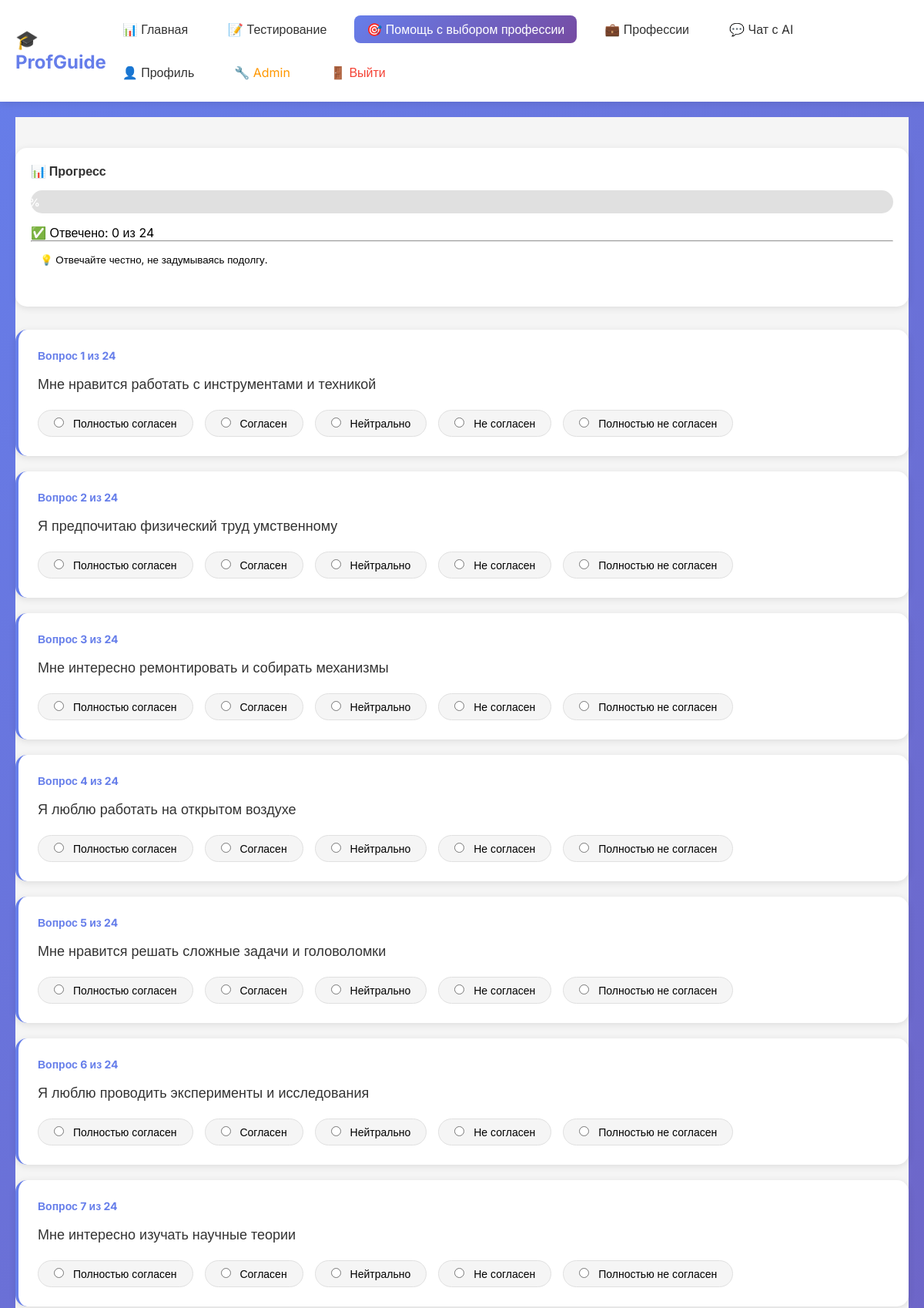
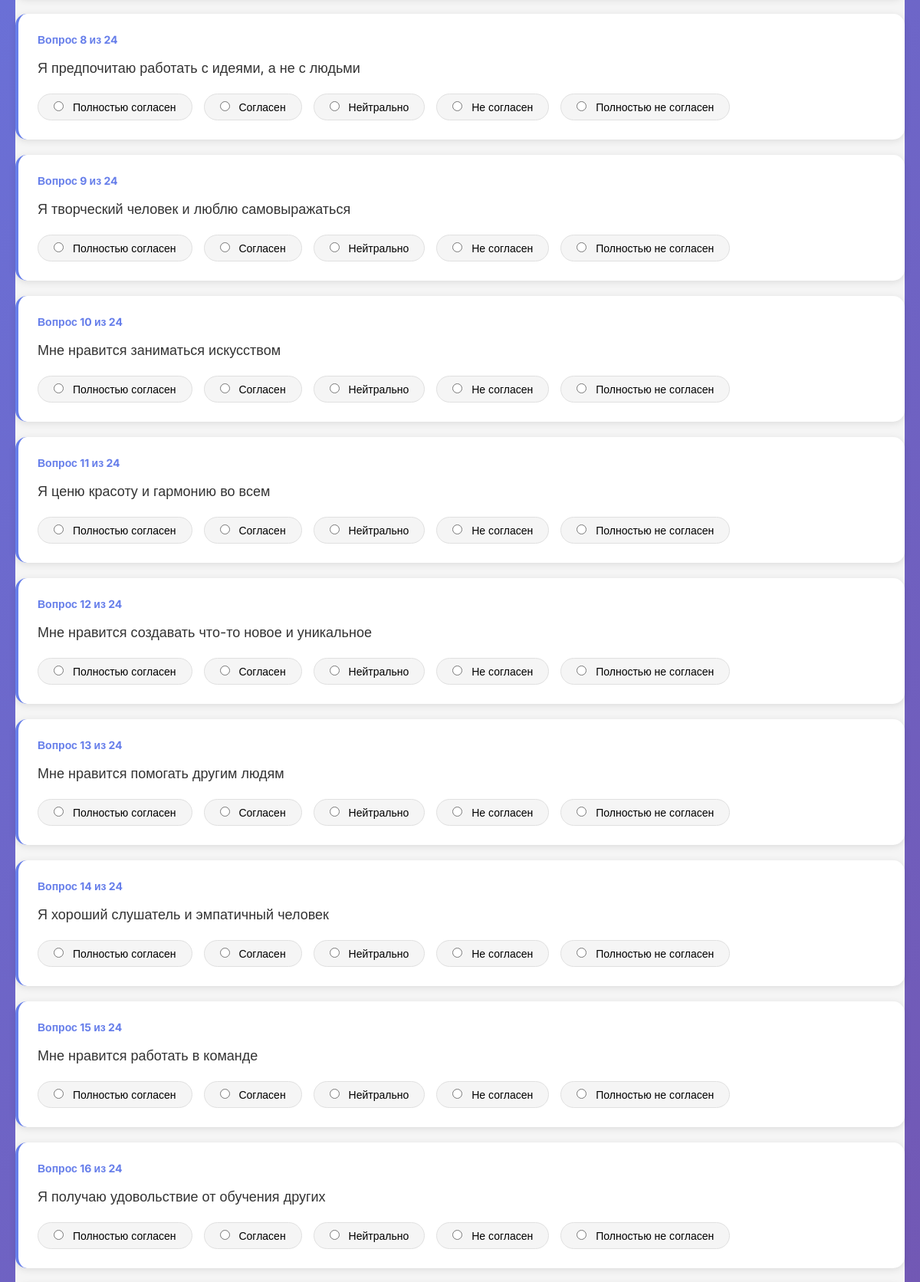
Screenshot of /holland/take/ (signed in, upper part) with the database file from the repository (2 pictures, top to bottom).
### holland_test/models.py (models this page shows, shortened)
class HollandQuestion(models.Model):
    TYPE_CHOICES = [
        ('R', 'Реалистичный'),
        ('I', 'Интеллектуальный'),
        ('A', 'Артистичный'),
        ('S', 'Социальный'),
        ('E', 'Предприимчивый'),
        ('C', 'Конвенциональный'),
    ]
    text = models.CharField(max_length=500)
    order = models.IntegerField(unique=True)
    personality_type = models.CharField(max_length=1, choices=TYPE_CHOICES)
    class Meta:
        ordering = ['order']

### holland_test/views.py (the view)
# urls.py: path('take/', views.holland_test_take, name='take'),     # /holland/take/
@login_required
def holland_test_take(request):
    questions = HollandQuestion.objects.all().order_by('order')
    if request.method == 'POST':
        form = HollandTestForm(questions, request.POST)
        if form.is_valid():
            scores = {'R': 0, 'I': 0, 'A': 0, 'S': 0, 'E': 0, 'C': 0}
            for question in questions:
                answer = int(form.cleaned_data[f'question_{question.id}'])
                scores[question.personality_type] += answer
            result = HollandTestResult(
                user=request.user,
                realistic_score=scores['R'],
                investigative_score=scores['I'],
                artistic_score=scores['A'],
                social_score=scores['S'],
                enterprising_score=scores['E'],
                conventional_score=scores['C']
            )
            result.save()
            result.calculate_primary_types()
            result.save()
            messages.success(request, '🎉 Тест успешно пройден!')
            return redirect('holland_test:result', result_id=result.id)
    else:
        form = HollandTestForm(questions)
    context = {
        'form': form,
        'total_questions': questions.count(),
    }
    return render(request, 'take.html', context)  # ← take.html

### holland_test/forms.py
class HollandTestForm(forms.Form):
    def __init__(self, questions, *args, **kwargs):
        super().__init__(*args, **kwargs)
        for q in questions:
            self.fields[f'question_{q.id}'] = forms.ChoiceField(
                label=q.text,
                choices=[(5, 'Полностью согласен'), (4, 'Согласен'), (3, 'Нейтрально'), (2, 'Не согласен'), (1, 'Полностью не согласен')],
                widget=forms.RadioSelect,
                required=True
            )

### holland_test/templates/take.html (shortened to what this page needs)
{% extends 'base.html' %}
{% block content %}
<div class="container">
    <div class="testing-page">
        <div class="row">
            <div class="col-md-3">
                <div class="holland-progress">
                    <h4>📊 Прогресс</h4>
                    <div class="holland-progress-bar">
                        <div id="progressFill" class="holland-progress-fill" style="width: 0%">0%</div>
                    </div>
                    <p>✅ Отвечено: <span id="answeredCount">0</span> из {{ total_questions }}</p>
                    <hr>
                    <div class="alert alert-info">
                        <small>💡 Отвечайте честно, не задумываясь подолгу.</small>
                    </div>
                </div>
            </div>
            <div class="col-md-9">
                <form method="post" id="hollandTestForm" action="{% url 'holland_test:take' %}">
                    {% for field in form %}
                    <div class="holland-question-card" data-question="{{ forloop.counter }}">
                        <div class="question-number">Вопрос {{ forloop.counter }} из {{ total_questions }}</div>
                        <div class="question-text">{{ field.label }}</div>
                        <div class="holland-radio-group">
                            {% for radio in field %}
                                <label>
                                    {{ radio.tag }} {{ radio.choice_label }}
                                </label>
                            {% endfor %}
                        </div>
                    </div>
                    {% endfor %}
                </form>
            </div>
        </div>
    </div>
</div>
{% endblock %}

### core/static/css/style.css (style rules this page uses)
* { margin: 0; padding: 0; box-sizing: border-box; }
body { font-family: 'Inter', sans-serif; background: linear-gradient(135deg, #667eea 0%, #764ba2 100%); min-height: 100vh; }
.container { max-width: 1200px; margin: 0 auto; padding: 20px; }
h1, h2, h3, h4, h5, h6 { margin-bottom: 15px; color: #333; }
.alert { padding: 12px; border-radius: 8px; margin-bottom: 20px; }
.testing-page { min-height: 100vh; background: #f5f5f5; padding: 40px 0; }
.holland-question-card { background: white; border-radius: 15px; padding: 25px; margin-bottom: 20px; transition: all 0.3s; border-left: 4px solid #667eea; box-shadow: 0 2px 10px rgba(0,0,0,0.1); }
.question-number { color: #667eea; font-weight: bold; margin-bottom: 15px; font-size: 14px; }
.question-text { font-size: 18px; margin-bottom: 20px; color: #333; line-height: 1.5; }
.holland-radio-group { display: flex; flex-wrap: wrap; gap: 15px; }
.holland-radio-group label { cursor: pointer; padding: 8px 20px; border-radius: 25px; transition: all 0.3s; background: #f5f5f5; border: 1px solid #e0e0e0; font-size: 14px; }
.holland-radio-group input[type="radio"] { margin-right: 8px; }
.holland-progress { background: white; border-radius: 15px; padding: 20px; margin-bottom: 30px; position: sticky; top: 80px; box-shadow: 0 2px 10px rgba(0,0,0,0.1); }
.holland-progress-bar { height: 30px; background: #e0e0e0; border-radius: 15px; overflow: hidden; margin: 15px 0; }
.holland-progress-fill { height: 100%; background: linear-gradient(135deg, #667eea 0%, #764ba2 100%); transition: width 0.3s ease; display: flex; align-items: center; justify-content: center; color: white; font-weight: bold; font-size: 14px; }

### rows the page displays
HollandQuestion: label "Мне нравится работать с инструментами и техникой"
HollandQuestion: label "Я предпочитаю физический труд умственному"
HollandQuestion: label "Мне интересно ремонтировать и собирать механизмы"
HollandQuestion: label "Я люблю работать на открытом воздухе"
HollandQuestion: label "Мне нравится решать сложные задачи и головоломки"
HollandQuestion: label "Я люблю проводить эксперименты и исследования"
HollandQuestion: label "Мне интересно изучать научные теории"
HollandQuestion: label "Я предпочитаю работать с идеями, а не с людьми"
HollandQuestion: label "Я творческий человек и люблю самовыражаться"
HollandQuestion: label "Мне нравится заниматься искусством"
HollandQuestion: label "Я ценю красоту и гармонию во всем"
HollandQuestion: label "Мне нравится создавать что-то новое и уникальное"
HollandQuestion: label "Мне нравится помогать другим людям"
HollandQuestion: label "Я хороший слушатель и эмпатичный человек"
HollandQuestion: label "Мне нравится работать в команде"
HollandQuestion: label "Я получаю удовольствие от обучения других"

### other values shown
{{ total_questions }} "24"
{{ total_questions }} "24" "24" "24" "24" "24" "24" "24" "24" "24" "24" "24" "24" "24" "24" "24" "24"
{{ radio.choice_label }} "Полностью согласен" "Согласен" "Нейтрально" "Не согласен" "Полностью не согласен" "Полностью согласен" "Согласен" "Нейтрально" "Не согласен" "Полностью не согласен" "Полностью согласен" "Согласен" "Нейтрально" "Не согласен" "Полностью не согласен" "Полностью согласен" "Согласен" "Нейтрально" "Не согласен" "Полностью не согласен" "Полностью согласен" "Согласен" "Нейтрально" "Не согласен" "Полностью не согласен" "Полностью согласен" "Согласен" "Нейтрально" "Не согласен" "Полностью не согласен" "Полностью согласен" "Согласен" "Нейтрально" "Не согласен" "Полностью не согласен" "Полностью согласен" "Согласен" "Нейтрально" "Не согласен" "Полностью не согласен" "Полностью согласен" "Согласен" "Нейтрально" "Не согласен" "Полностью не согласен" "Полностью согласен" "Согласен" "Нейтрально" "Не согласен" "Полностью не согласен" "Полностью согласен" "Согласен" "Нейтрально" "Не согласен" "Полностью не согласен" "Полностью согласен" "Согласен" "Нейтрально" "Не согласен" "Полностью не согласен" "Полностью согласен" "Согласен" "Нейтрально" "Не согласен" "Полностью не согласен" "Полностью согласен" "Согласен" "Нейтрально" "Не согласен" "Полностью не согласен" "Полностью согласен" "Согласен" "Нейтрально" "Не согласен" "Полностью не согласен" "Полностью согласен" "Согласен" "Нейтрально" "Не согласен" "Полностью не согласен"
